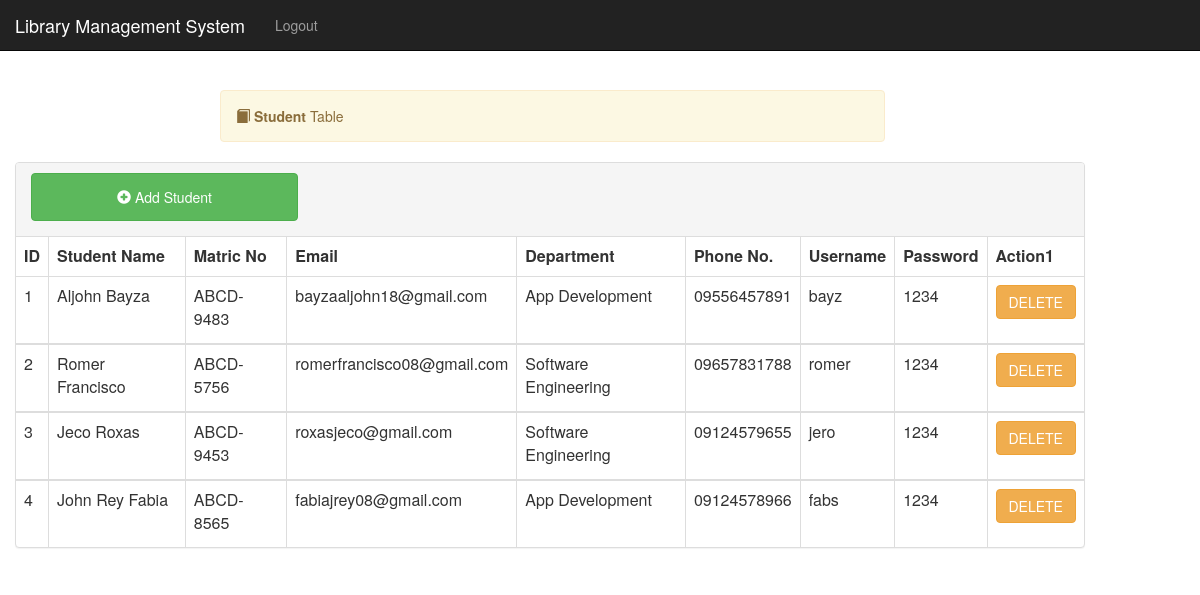
/viewstudents.php, run on the app's committed database.
### tables this page shows
CREATE TABLE `students` (
  `studentId` int(11) NOT NULL,
  `matric_no` varchar(30) NOT NULL,
  `password` varchar(150) NOT NULL,
  `username` varchar(150) NOT NULL,
  `email` varchar(60) NOT NULL,
  `dept` varchar(60) NOT NULL,
  `numOfBooks` int(11) NOT NULL,
  `moneyOwed` varchar(20) NOT NULL,
  `photo` text NOT NULL,
  `phoneNumber` varchar(11) NOT NULL,
  `name` varchar(60) NOT NULL
);

### viewstudents.php (the view, shortened to what this page needs)
s<?php
	require 'includes/db-inc.php';
include "includes/header.php";
?>
<div class="container">
    <?php include "includes/nav.php"; ?>
	<div class="alert alert-warning col-lg-7 col-md-12 col-sm-12 col-xs-12 col-lg-offset-2 col-md-offset-0 col-sm-offset-1 col-xs-offset-0" style="margin-top:70px">
		<span class="glyphicon glyphicon-book"></span>
	    <strong>Student</strong> Table
	</div>
	</div>
	<div class="container col-lg-11 ">
		<div class="panel panel-default">
		  <div class="panel-heading">
		  	<div class="row">
		  	  <a href="addstudent.php"><button class="btn btn-success col-lg-3 col-md-4 col-sm-11 col-xs-11 button" style="margin-left: 15px;margin-bottom: 5px"><span class="glyphicon glyphicon-plus-sign"></span> Add Student</button></a>
			  <div class="col-lg-6 col-md-6 col-sm-12 col-xs-12 pull-right">
			  </div>
			</div>
		  </div>
		  <table class="table table-bordered">
		          <thead>
		               <tr>
		               	  <th>ID</th>
		                  <th>Student Name</th>
		                  <th>Matric No</th>
		                  <th>Email</th>
		                  <th>Department</th>
		                  <th>Phone No.</th>
		                  <th>Username</th>
		                  <th>Password</th>
		                  <th>Action1</th>
		                </tr>
		          </thead>
		          <?php
		          $sql = "SELECT * FROM students";
		          $query = mysqli_query($conn, $sql);
		          $counter = 1;
		          while ( $row = mysqli_fetch_assoc($query)) {
		           ?>
		          <tbody>
		            <tr>
		             <td><?php echo $counter++; ?></td>
		             <td><?php echo $row['name']; ?></td>
		             <td><?php echo $row['matric_no']; ?></td>
		             <td><?php echo $row['email']; ?></td>
		             <td><?php echo $row['dept']; ?></td>
		             <td><?php echo $row['phoneNumber']; ?></td>
		             <td><?php echo $row['username']; ?></td>
		             <td><?php echo $row['password']; ?></td>
		             <td>
		             	<form action="viewstudents.php" method="post">
		             <button name="submit" class="btn btn-warning">DELETE</button>
		             </form>
		         </td>
		            </tr>
		         </tbody>
		         <?php } ?>
		   </table>
	  </div>
	</div>
</body>
</html>

### css/style.css (style rules this page uses)
body { overflow-x: hidden; }
.alert { margin-top: 40px; }
.button { height: 48px }

### data on the page
students: name "Aljohn Bayza", matric_no "ABCD-9483", email "bayzaaljohn18@gmail.com", dept "App Development", phoneNumber "09556457891", username "bayz", password "1234"
students: name "Romer Francisco", matric_no "ABCD-5756", email "romerfrancisco08@gmail.com", dept "Software Engineering", phoneNumber "09657831788", username "romer", password "1234"
students: name "Jeco Roxas", matric_no "ABCD-9453", email "roxasjeco@gmail.com", dept "Software Engineering", phoneNumber "09124579655", username "jero", password "1234"
students: name "John Rey Fabia", matric_no "ABCD-8565", email "fabiajrey08@gmail.com", dept "App Development", phoneNumber "09124578966", username "fabs", password "1234"
